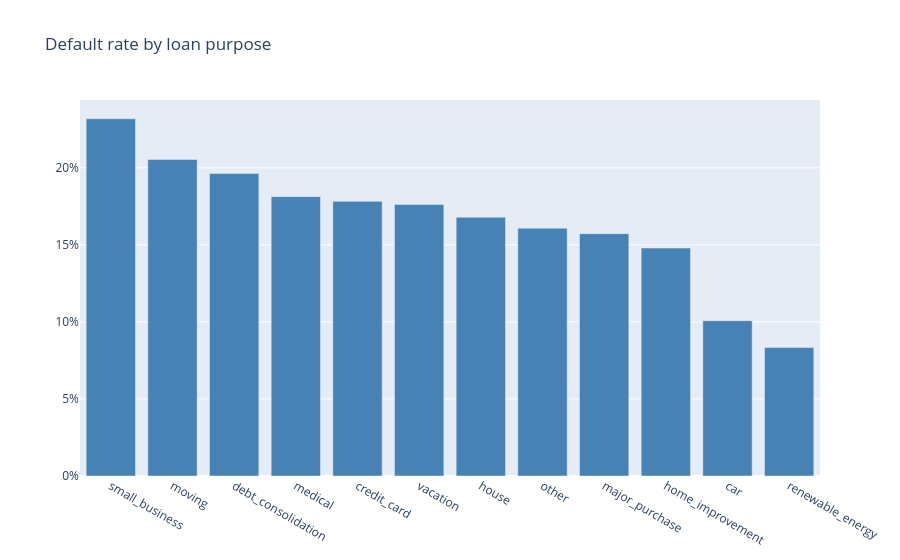

The notebook cell this image was saved under:
### Code cell
#Default rate by purpose 

purpose = (
    test_df.groupby("purpose", observed=True)["default"]
    .agg(default_rate="mean")
    .sort_values("default_rate", ascending=False)
)

fig4 = go.Figure(go.Bar(x=purpose.index.astype(str), y=purpose["default_rate"],
                        marker_color="steelblue"))
fig4.update_layout(title="Default rate by loan purpose", yaxis_tickformat=".0%")
fig4.show()

### Figure 1 — Plotly figure (JSON) as saved in the notebook; plotly's stock layout.template omitted (floating-point values rounded to 4 significant figures)
{"data": [{"marker": {"color": "steelblue"}, "type": "bar", "x": ["small_business", "moving", "debt_consolidation", "medical", "credit_card", "vacation", "house", "other", "major_purchase", "home_improvement", "car", "renewable_energy"], "y": [0.2318, 0.2054, 0.1963, 0.1813, 0.1782, 0.1762, 0.1679, 0.1608, 0.1573, 0.148, 0.1008, 0.08333]}], "layout": {"title": {"text": "Default rate by loan purpose"}, "yaxis": {"tickformat": ".0%"}}}
